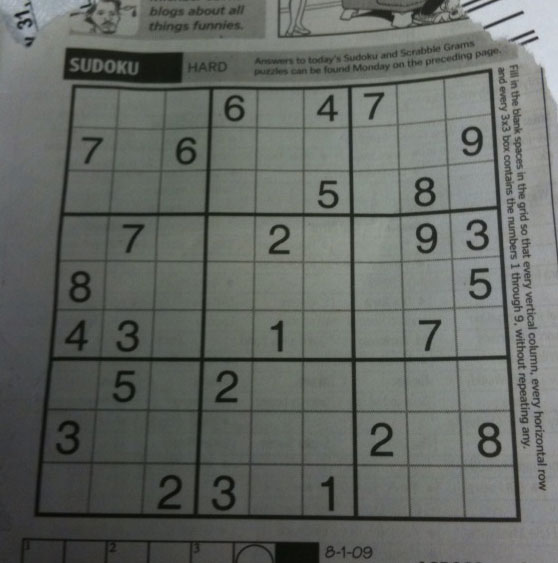
//> input picture HoughLines/sudoku.png, 558 x 563 px
$ ./canny ../HoughLines/sudoku.png   (built with g++ and OpenCV 4)
//> lines starting //> are read from the running program, lines starting //| are printed output that depends on the picture
#include <opencv2/opencv.hpp>
#include <math.h>
#include <iostream>
#include <climits>

using namespace std;
using namespace cv;

void PrintMat(Mat);
void Gaussian(Mat&, double);
void Sobel(Mat, Mat&, Mat&, int&);
void Padding(Mat, Mat&, int);
void Blur(Mat, Mat, Mat&);
Mat Canny(Mat, Mat&, Mat&, Mat&);

int main(int argc, char** argv) {

	if(argc!=2) {
		cerr << "Usage: ./<programname> <imagename>.<format>" << endl;
		exit(EXIT_FAILURE);
	}

	Mat raw_image = imread(argv[1], IMREAD_GRAYSCALE);
//> raw_image: 563 rows x 558 cols, CV_8UC1; min 7, max 218, mean 101.8

	if(raw_image.empty()) {
		cerr << "Image format not valid or Image empty." << endl;
		exit(EXIT_FAILURE);
	}

	Mat padded_image, dest_image;
	Mat kernel = (Mat_<double>(5,5));

	Mat canny_image = Canny(raw_image, padded_image, kernel, dest_image);

	imshow("Original Image", raw_image);
	imshow("Canny Image", canny_image);
	imwrite("canny.png", canny_image);
	waitKey(0);
	return 0;

}

void PrintMat(Mat mat) {

	for(int i=0; i<mat.rows; i++) {
		for(int j=0; j<mat.cols; j++) {
			cout << mat.at<double>(i,j) <<  " ";
		}
		cout << endl;
	}

}

//Note: Gaussian filter is commented in the apposite folder in this Repo. For further information, check the implementation from scratch.
void Gaussian(Mat& kernel, double sigma) {
//> called with sigma = 1.2

	double sum = 0.0;
	double pixel_value = 0.0;
	double leftBound = floor(kernel.rows/2)*-1;
	double rightBound = floor(kernel.rows/2)*1;
	double mult_constant = 1/exp(-(pow(leftBound, 2) + pow(leftBound, 2)) / (2*pow(sigma,2)));

	//for the size of the gaussian kernel, build it
	for(int i=leftBound; i<=rightBound; i++) {
		for(int j=leftBound; j<=rightBound; j++) {
			//gaussian formula
			pixel_value = exp(-(pow(i, 2) + pow(j, 2)) / (2*pow(sigma,2)));

			//multiplying the value for the costant to make it integer and rounding it
			kernel.at<double>(i+rightBound, j+rightBound) = cvRound(pixel_value * mult_constant);

			//cumulate the sum
			sum += kernel.at<double>(i+rightBound, j+rightBound);
		}
	}

	cout << "Gaussian Kernel without Normalization:" << endl;
	PrintMat(kernel);

	for(int i=0; i<kernel.rows; i++) {
		for(int j=0; j<kernel.cols; j++) {
			kernel.at<double>(i,j) /= sum;
		}
	}

	cout << "Gaussian Kernel with Normalization:" << endl;
	PrintMat(kernel);
//> after the loop in Padding, `for(int i=0; i<raw_image.rows; i++)`:
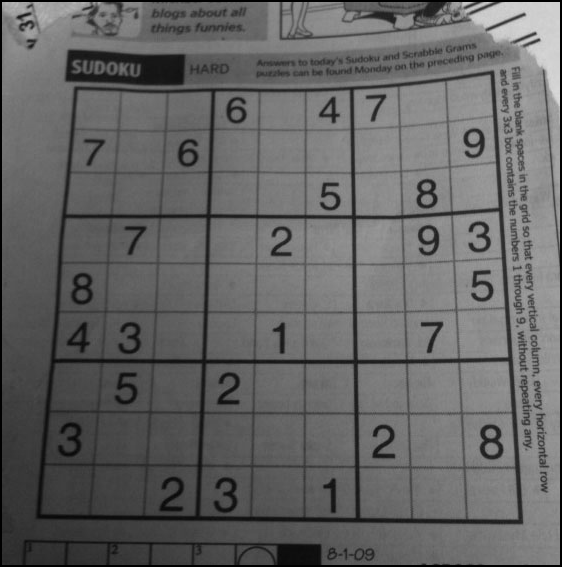
//> padded_image: 567 rows x 562 cols, CV_8UC1; min 0, max 218, mean 100.4
//> after the loop in Blur, `for(int i=pad; i<padded_image.rows-pad; i++)`: pixel_value = 0

}

//Note: Sobel and differential filtering are commented in the apposite folders in this Repo.
//For further information, check the implementation from scratch of those.
void Sobel(Mat padded_image, Mat& dest_image, Mat& gradient_orientations, int& max_intensity) {

	//Declaring the Sobel X and Y matrix
	Mat sobel_X = (Mat_<char>(3,3) << -1, 0, 1,
									  -2, 0, 2,
									  -1, 0, 1);

	Mat sobel_Y = (Mat_<char>(3,3) << 1,  2,  1,
									  0,  0,  0,
									 -1, -2, -1);

	//Declaring useful variables
	int gradientX = 0;
	int gradientY = 0;
	int pad = floor(3/2);
	int pixel_intensity = 0.0;
	double theta = 0.0;
	double degree = 0.0;

	//Filling the empty matrix
	dest_image = Mat::zeros(padded_image.rows-2*pad, padded_image.cols-2*pad, padded_image.type());
	gradient_orientations = Mat::zeros(dest_image.rows, dest_image.cols, dest_image.type());

	/* Matrix of the DX & DY images if needed
	Mat DX = dest_image.clone();
	Mat DY = dest_image.clone();
	*/

	//Calculate the Sobel image
	for(int i=pad; i<padded_image.rows-pad; i++) {
		for(int j=pad; j<padded_image.cols-pad; j++) {
			for(int u=0; u<3; u++) {
				for(int v=0; v<3; v++) {
					//build the x derivate
					gradientX += padded_image.at<uchar>(i-pad+u, j-pad+v) * sobel_X.at<char>(u,v);
					//build the y derivate
					gradientY += padded_image.at<uchar>(i-pad+u, j-pad+v) * sobel_Y.at<char>(u,v);
				}
			}

			/* Without convolution
			gradientX = abs(((-1*padded_image.at<uchar>(i-1, j-1)) + (-2*padded_image.at<uchar>(i, j-1)) + (-1*padded_image.at<uchar>(i+1, j-1))) +
						(padded_image.at<uchar>(i-1, j+1) + 2*padded_image.at<uchar>(i, j+1) + padded_image.at<uchar>(i+1,j+1)));
			//build the y derivate
			gradientY = abs((padded_image.at<uchar>(i-1, j-1) + 2*padded_image.at<uchar>(i-1, j) + padded_image.at<uchar>(i-1, j+1)) +
						((-1*padded_image.at<uchar>(i+1, j-1)) + (-2*padded_image.at<uchar>(i+1, j)) + (-1*padded_image.at<uchar>(i+1, j+1))));
			*/

			//calculate the absolute value
			gradientX = abs(gradientX);
			gradientY = abs(gradientY);

			//calculate intensity and orientation by the sobel formula
			pixel_intensity = gradientX + gradientY;
			theta = atan2(gradientY, gradientX);
			degree = theta*180/M_PI;

			//checking the intensity
			if(pixel_intensity > max_intensity) {
				max_intensity = pixel_intensity;
			}

			//normalize the pixel
			pixel_intensity = pixel_intensity > 255? 255: pixel_intensity < 0? 0: pixel_intensity;

			/* pixel normalizing for the gradient if needed to output the DX & DY images
			gradientX = gradientX > 255? 255: gradientX < 0? 0: gradientX;
			gradientY = gradientY > 255? 255: gradientY < 0? 0: gradientY;
			*/

			//normalize the degree
			if(degree > 180) {
				while(degree > 180) degree -= 180;
			}
			else if (degree < 0) {
				while(degree < 0) degree += 180;
			}

			//discover the angle: here we got 4 cases, from the theory.
			//First case: Horizontal. The degree is included between 0-22.5 OR 157.5-180 -> The degree should be set to 0° (Horizontal = Left or Right)
			if(degree >= 0 && degree < 22.5 || degree >= 157.5 && degree <= 180) {
				degree = 0;
			}
			//Second case: Positive Diagonal. (Upper Left to Lower Right) The degree is included between 22.5-67.5 -> The degree should be set to 45°.
			else if (degree >= 22.5 && degree < 67.5) {
				degree = 45;
			}
			//Third case: Vertical. The degree is included between 67.5-112.5 -> The degree should be set to 90° (Vertical: Upper to Bottom)
			else if (degree >= 67.5 && degree < 112.5) {
				degree = 90;
			}
			//Fourth case: Negative Diagonal. The degree is included between 112.5-157.5. The degree should be set to 135°.
			else if(degree >= 112.5 && degree < 157.5) {
				degree = 135;
			}
			//else: something went wrong, display it. (With the normalization this should never happens).
			else {
				cerr << "Something went wrong." << endl;
			}

			//assign the pixel
			dest_image.at<uchar>(i-pad, j-pad) = pixel_intensity;
			gradient_orientations.at<uchar>(i-pad, j-pad) = degree;


			/* To assign the pixel to the DX and DY images
			DX.at<uchar>(i-pad, j-pad) = gradientX;
			DY.at<uchar>(i-pad, j-pad) = gradientY;
			*/

			//reset the values
			pixel_intensity = 0;
			gradientX = 0;
			gradientY = 0;
			theta = 0.0;
			degree = 0.0;

		}
	}
//> this loop made 565 passes
//> max_intensity on passes 1 to 3: 838, 1236, 1236
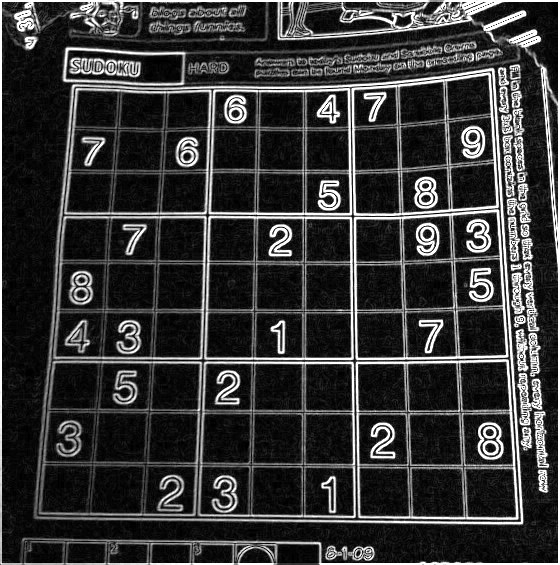
//> dest_image: 565 rows x 560 cols, CV_8UC1; min 0, max 255, mean 53.9
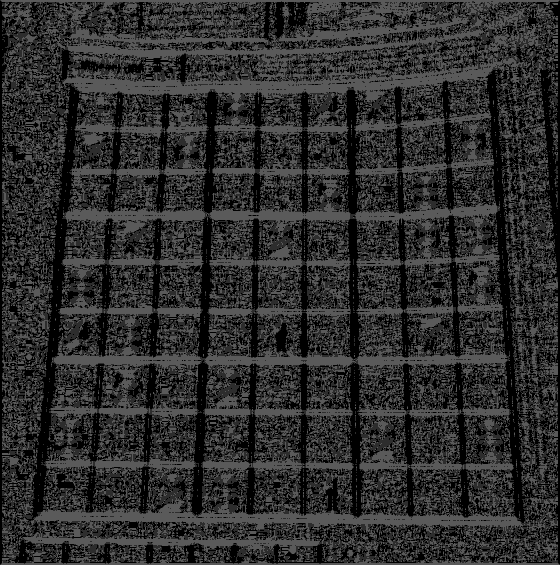
//> gradient_orientations: 565 rows x 560 cols, CV_8UC1; min 0, max 90, mean 45.6
//> after the loop, gradientX = 0; gradientY = 0; pixel_intensity = 0; theta = 0; degree = 0; max_intensity = 1236

	/* Show the derivate X / Y images
	imshow("DX", DX),
	imshow("DY", DY);
	*/

	waitKey(0);

}

void Padding(Mat raw_image, Mat& padded_image, int Ksize) {

	int pad = floor(Ksize/2);
	padded_image = Mat::zeros(raw_image.rows+2*pad, raw_image.cols+2*pad, raw_image.type());

	for(int i=0; i<raw_image.rows; i++) {
		for(int j=0; j<raw_image.cols; j++) {
			padded_image.at<uchar>(i+pad, j+pad) = raw_image.at<uchar>(i,j);
		}
	}

}

void Blur(Mat padded_image, Mat kernel, Mat& dest_image) {

	int pad = floor(kernel.rows/2);
	double pixel_value = 0.0;
	dest_image = Mat::zeros(padded_image.rows-2*pad, padded_image.cols-2*pad, padded_image.type());

	for(int i=pad; i<padded_image.rows-pad; i++) {
		for(int j=pad; j<padded_image.cols-pad; j++) {
			for(int u=0; u<kernel.rows; u++) {
				for(int v=0; v<kernel.cols; v++) {
					pixel_value += padded_image.at<uchar>(i-pad+u, j-pad+v) * kernel.at<double>(u,v);
				}
			}

			dest_image.at<uchar>(i-pad, j-pad) = floor(pixel_value);
			pixel_value = 0.0;

		}
	}

}

Mat Canny(Mat raw_image, Mat& padded_image, Mat& kernel, Mat& dest_image) {

	//Canny Step 1: Smooth the image from eventual noise
	//A. Create a Gaussian Kernel (Non-Aggressive Blur: 5x5 with sigma^2 = 1.4 (1.20^2 = 1.44)
	Gaussian(kernel, 1.2);

	//B. Pad the image to make the convolution possible
	Padding(raw_image, padded_image, kernel.rows);

	//C. Blur the image with the Gaussian Kernel
	Blur(padded_image, kernel, dest_image);

	//D. Show the resultant image
	imshow("Gaussian Image", dest_image);
	waitKey(0);

	//Canny Step 2: Calculate the gradient and the orientation of the image
	//A. We need to create a new empty Mat object to fill with the information of the
	//   Gaussian Image, because we need to apply the sobel operator on it. So let's
	//   create a new Padded Gaussian Image Mat object and let's pad it. Also create
	//   a new Mat object for the Sobel result.
	Mat padded_gaussian_image, dest_sobel_image;
	Padding(dest_image, padded_gaussian_image, kernel.rows);

	//B. Now let's calculate sobel. With sobel we'll know about the gradient intensity and orientation,
	//   and for that we need a separate Mat object to take track of all the changing happening to the direction.
	int max_intensity = 0;
	Mat gradient_orientations;
	Sobel(padded_image, dest_sobel_image, gradient_orientations, max_intensity);
//> max_intensity = 1236

	//C. Show the sobel image
	imshow("Sobel Image", dest_sobel_image);
	waitKey(0);

	//Canny Step 3: Non-Maximum Suppression
	//Now that we got the gradient orientation obtained by expressing the degree of the theta angle to a "comprensible"
	//orientation for the image into the sobel algorithm, we now need to suppress all the non-maximum values by confronting
	//every pixel centered into the image with his orientation neighbour pixels. We can do that based on the case we're analyzing.
	//We need then to iterate through all the sobel image to suppress every pixel that is not the maximum.
	for(int i=0; i<dest_sobel_image.rows; i++) {
		for(int j=0; j<dest_sobel_image.cols; j++) {
			//find the gradient orientation neighbours values
			int N = dest_sobel_image.at<uchar>(i-1, j);
			int S = dest_sobel_image.at<uchar>(i+1, j);
			int E = dest_sobel_image.at<uchar>(i, j+1);
			int W = dest_sobel_image.at<uchar>(i, j-1);
			int NE = dest_sobel_image.at<uchar>(i-1, j+1);
			int NW = dest_sobel_image.at<uchar>(i-1, j-1);
			int SW = dest_sobel_image.at<uchar>(i+1, j-1);
			int SE = dest_sobel_image.at<uchar>(i+1, j+1);
			int direction_choice = gradient_orientations.at<uchar>(i,j);
			int current_pixel = dest_sobel_image.at<uchar>(i,j);

			//switch the choice, and based on which angle we'll suppress the pixel in the right neighbour area.
			switch(direction_choice) {
				//Case if direction is horizontal
				case 0:
					if(current_pixel < E || current_pixel < W)
						dest_sobel_image.at<uchar>(i,j) = 0;
					break;

				//Case if direction is into the positive diagonal (upper left to bottom right)
				case 45:
					if(current_pixel < NW || current_pixel < SE)
						dest_sobel_image.at<uchar>(i,j) = 0;
					break;

				//Case if direction is vertical
				case 90:
					if(current_pixel < N || current_pixel < S)
						dest_sobel_image.at<uchar>(i,j) = 0;
					break;

				//Case if direction is into the negative diagonal (upper right to bottom left)
				case 135:
					if(current_pixel < NE || current_pixel < SW)
						dest_sobel_image.at<uchar>(i,j) = 0;
					break;

				default:
					break;

			}
		}
	}
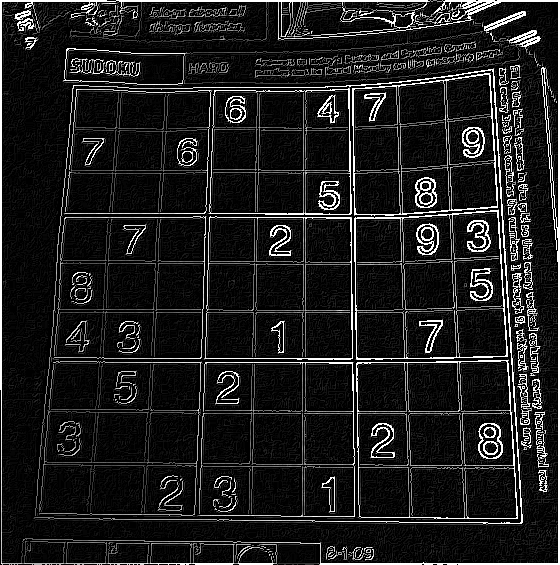
//> dest_sobel_image: 565 rows x 560 cols, CV_8UC1; min 0, max 255, mean 30

	imshow("Non-Maximum suppress Sobel", dest_sobel_image);
	waitKey(0);


	//Canny Step 4: Hysteresis
	//The process of Hysteresis is aimed to solve the "hole" created into the edges pixel to recreate a continous edge that
	//represent in the best possible way the edges of the image.
	//We can calculate the upper and the lower thresold multipling a ratio to the highest magnitude gradient pixel into the image.
	//Then we got three cases: The pixel is strong (value > upper thresold) and is certainly an edge, the pixel is weak (value < upper thresold,
	//but > lower thresold): this could be an edge, and shoul be confronted with his neighbour to find if there is some strong pixel adjacent to him:
	//if yes, then it's a edge pixel too. The last case, the pixel is irrelevant (value < lower thresold) and should be marked to 0.
	//We also define the last matrix to hold the canny image.
	Mat result_image = Mat::zeros(dest_sobel_image.rows, dest_sobel_image.cols, dest_sobel_image.type());
	int lower_t = cvRound(max_intensity*0.05);
//> lower_t = 62
	int upper_t = cvRound(max_intensity*0.1);
//> upper_t = 124

		//for the size of the image
    for(int i=0; i<dest_sobel_image.rows; i++) {
        for(int j=0; j<dest_sobel_image.cols; j++) {
            //First case: check if the pixel is strong (pixel value > upper thresold)
            if(dest_sobel_image.at<uchar>(i,j) > upper_t) {
                result_image.at<uchar>(i,j) = 255;
            }
            //Second case: check if the pixel is irrelevant (pixel value < lower thresold)
            else if(dest_sobel_image.at<uchar>(i,j) < lower_t) {
                result_image.at<uchar>(i,j) = 0;
            }
            //Third case: check if the pixel is weak (pixel vale < upper thresold but > lower thresold)
            else if(dest_sobel_image.at<uchar>(i,j) <= upper_t && dest_sobel_image.at<uchar>(i,j) >= lower_t) {
            	bool has_neighbour = false;

            	//check all of his neighbour
                for(int u=-1; u<=1; u++) {
                	for(int v=-1; v<=1; v++) {
                		//if one of his neighbour is a pixel > t1
                		if(dest_sobel_image.at<uchar>(i+u, j+v) > upper_t) {
                			//then the current should be a strong pixel too: has a max neigbour and break
                			has_neighbour = true;
                			break;
                		}
                	}
                }

                //check if one of his neighbour was max: if so, is a strong pixel. irrelevant otherwise
                if(has_neighbour) {
                	result_image.at<uchar>(i,j) = 255;
                } else {
                	result_image.at<uchar>(i,j) = 0;
                }

            }
        }
    }
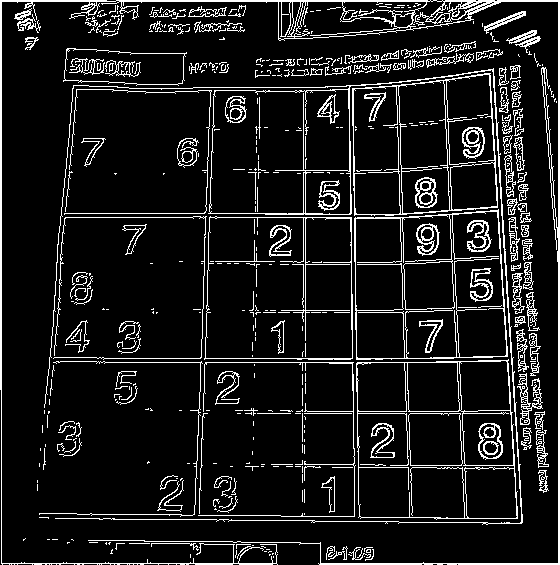
//> result_image: 565 rows x 560 cols, CV_8UC1; 10.8% white in thin lines or dots

	//return the final image
	return result_image;

}
